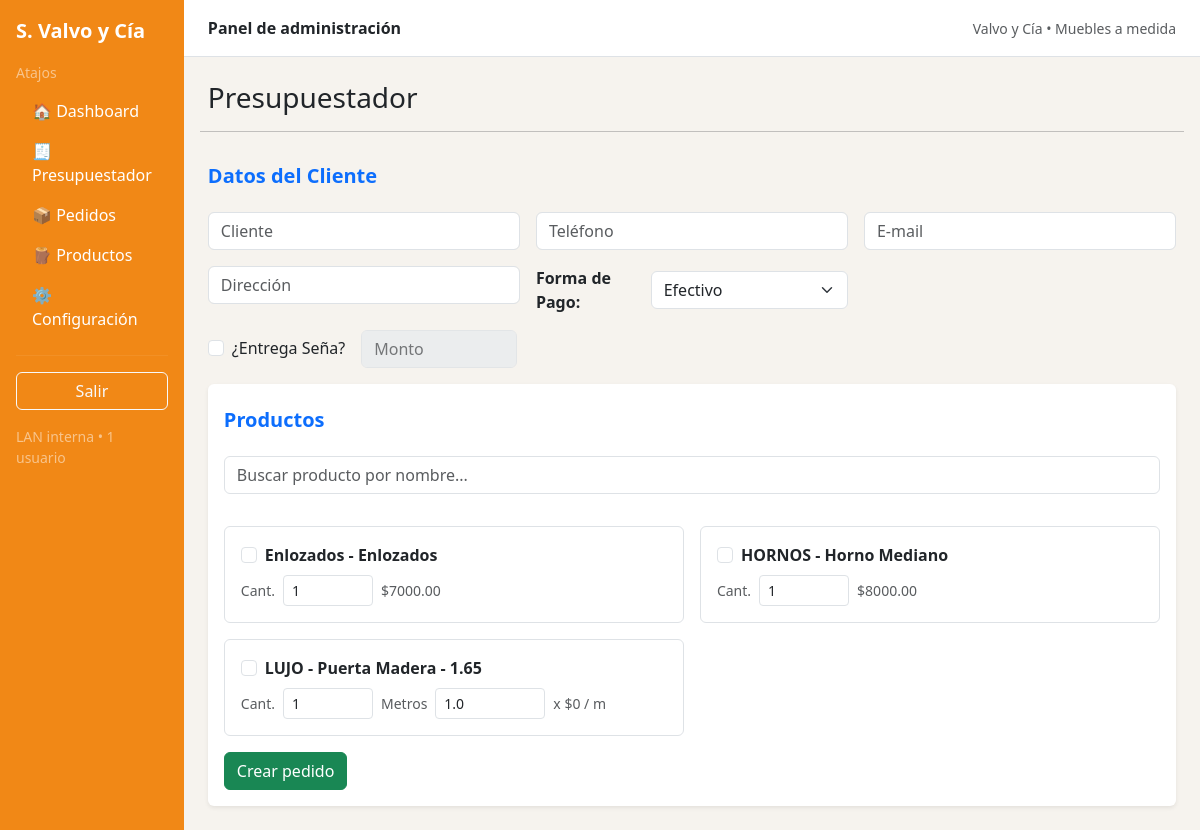
The app's page /presupuestador (signed in) with its own data.
### app/models.py (models this page shows)
class Producto(db.Model):
    id = db.Column(db.Integer, primary_key=True)
    nombre = db.Column(db.String(100))
    material = db.Column(db.String(100))
    precio = db.Column(db.Float)
    por_metro = db.Column(db.Boolean)

### app/routes.py (the view)
    @app.get("/presupuestador")
    @login_required
    def presupuestador():
        productos = Producto.query.order_by(Producto.nombre.asc()).all()
        precios_pm = {x.material: x.precio for x in PrecioPorMetro.query.all()}
        return render_template("presupuestador.html", productos=productos, precios_pm=precios_pm)

### app/models.py (called while the page is built)
@login_manager.user_loader
def load_user(user_id):
    return User.query.get(int(user_id))

### app/templates/presupuestador.html (shortened to what this page needs)
{% extends "base.html" %}
{% block content %}
<h3 class="mb-3">Presupuestador</h3>
<form method="post" action="/presupuestador/crear_pedido">
  <div class="row g-3 mb-3">
    <hr class="mb-3">
    <h5 class="fw-bold text-primary">Datos del Cliente</h5>
    <div class="col-md-4">
      <input class="form-control" name="cliente" placeholder="Cliente" required>
    </div>
    <div class="col-md-4">
      <input class="form-control" name="telefono" placeholder="Teléfono" required>
    </div>
    <div class="col-md-4">
      <input class="form-control" name="email" placeholder="E-mail">
    </div>
    <div class="col-md-4">
        <input class="form-control" name="direccion" placeholder="Dirección" required>
    </div>
    <div class="col-md-4 d-flex align-items-center">
        <label class="me-3 mb-0 fw-semibold">Forma de Pago:</label>
        <select name="forma_pago" class="form-select w-75 ms-auto">
          <option value="Efectivo">Efectivo</option>
        </select>
    </div>
    <div class="col-md-4"></div>
    <div class="col-md-4 d-flex align-items-center gap-3">
      <div class="form-check">
        <input class="form-check-input" type="checkbox" id="checkSena">
        <label class="form-check-label">¿Entrega Seña?</label>
      </div>
      <input
        type="number"
        step="0.01"
        name="monto_sena"
        id="inputSena"
        class="form-control w-50"
        placeholder="Monto"
        disabled
      >
    </div>
  </div>
  <div class="card border-0 shadow-sm">
    <div class="card-body">
      <div class="row g-3">
        <h5 class="fw-bold text-primary mt-4">Productos</h5>
        <div class="mb-3">
          <input type="text" id="filtroProducto" class="form-control" placeholder="Buscar producto por nombre...">
        </div>
        {% for p in productos %}
        <div class="col-md-6 producto-item">
          <div class="border rounded p-3 bg-white">
            <div class="form-check">
              <input class="form-check-input" type="checkbox" name="prod_id[]" value="{{p.id}}" id="p{{p.id}}">
              <label class="form-check-label fw-bold" for="p{{p.id}}">
                {{p.nombre}} - {{p.material}}
              </label>
            </div>
            <div class="mt-2 d-flex gap-2 align-items-center">
              <label class="small text-muted">Cant.</label>
              <input class="form-control form-control-sm" style="width:90px;"
                     name="cant_{{p.id}}" value="1">
              {% if p.por_metro %}
                <label class="small text-muted">Metros</label>
                <input class="form-control form-control-sm" style="width:110px;"
                       name="metros_{{p.id}}" value="1.0">
                <span class="small text-muted">
                  x ${{ precios_pm.get(p.material, 0) }} / m
                </span>
              {% else %}
                <span class="small text-muted">
                  ${{"%.2f"|format(p.precio)}}
                </span>
              {% endif %}
            </div>
          </div>
        </div>
        {% endfor %}
      </div>
      <div class="mt-3">
        <button class="btn btn-success">Crear pedido</button>
      </div>
    </div>
  </div>
</form>
{% endblock %}

### app/templates/presupuestador.html (style rules this page uses)
#inputSena:disabled { background-color: #e9ecef; opacity: 0.8; }

### records on screen
Producto: nombre "Enlozados", material "Enlozados", precio "7000.00"
Producto: nombre "HORNOS", material "Horno Mediano", id "1", precio "8000.00"
Producto: nombre "LUJO", material "Puerta Madera - 1.65", get "0"
